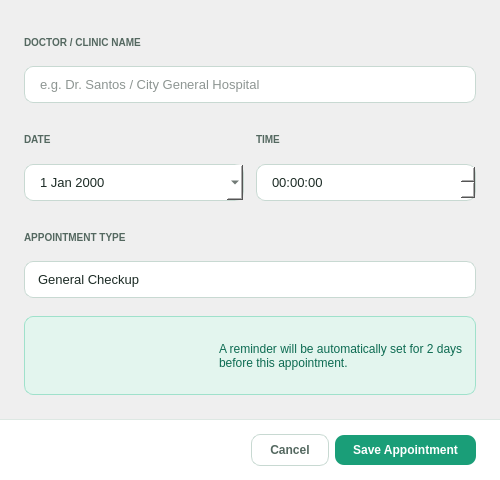
<?xml version='1.0' encoding='utf-8'?>
<ui version="4.0">
 <class>DialogAddAppointment</class>
 <widget class="QDialog" name="DialogAddAppointment">
  <property name="geometry"><rect><x>0</x><y>0</y><width>500</width><height>480</height></rect></property>
  <property name="windowTitle"><string>Add Appointment</string></property>
  <property name="styleSheet">
   <string>
    QDialog { background: #FFFFFF; font-family: "Segoe UI", sans-serif; }
    QLabel { background: transparent; color: #1C2B25; }
    QLineEdit, QComboBox, QTextEdit, QDateEdit, QTimeEdit {
     border: 1px solid #C8D9D2; border-radius: 9px;
     padding: 9px 13px; font-size: 13px; color: #1C2B25; background: #FFFFFF;
    }
    QLineEdit:focus, QDateEdit:focus, QTimeEdit:focus, QTextEdit:focus { border-color: #1A9E78; }
    QComboBox::drop-down { border: none; width: 24px; }
    QFrame#reminderBox { background: #E3F5EE; border: 1px solid #9FE1CB; border-radius: 9px; }
   </string>
  </property>
  <layout class="QVBoxLayout" name="apptDialogLayout">
   <property name="spacing"><number>0</number></property>
   <property name="leftMargin"><number>0</number></property>
   <property name="topMargin"><number>0</number></property>
   <property name="rightMargin"><number>0</number></property>
   <property name="bottomMargin"><number>0</number></property>
   <item>
    <widget class="QScrollArea" name="scrollArea">
     <property name="widgetResizable"><bool>true</bool></property>
     <property name="frameShape"><enum>QFrame::NoFrame</enum></property>
     <widget class="QWidget" name="scrollContent">
      <layout class="QVBoxLayout" name="contentLayout">
       <property name="spacing"><number>18</number></property>
       <property name="leftMargin"><number>24</number></property>
       <property name="topMargin"><number>24</number></property>
       <property name="rightMargin"><number>24</number></property>
       <property name="bottomMargin"><number>24</number></property>
       <item>
        <layout class="QVBoxLayout" name="formGroup1">
         <property name="spacing"><number>6</number></property>
         <item><widget class="QLabel" name="labelDoctor"><property name="text"><string>DOCTOR / CLINIC NAME</string></property><property name="styleSheet"><string>QLabel { font-size: 10px; font-weight: bold; color: #546860; }</string></property></widget></item>
         <item><widget class="QLineEdit" name="inputDoctor"><property name="placeholderText"><string>e.g. Dr. Santos / City General Hospital</string></property></widget></item>
        </layout>
       </item>
       <item>
        <layout class="QHBoxLayout" name="formGroupRow">
         <property name="spacing"><number>12</number></property>
         <item>
          <layout class="QVBoxLayout" name="colDate">
           <property name="spacing"><number>6</number></property>
           <item><widget class="QLabel" name="labelDate"><property name="text"><string>DATE</string></property><property name="styleSheet"><string>QLabel { font-size: 10px; font-weight: bold; color: #546860; }</string></property></widget></item>
           <item><widget class="QDateEdit" name="inputDate"><property name="calendarPopup"><bool>true</bool></property></widget></item>
          </layout>
         </item>
         <item>
          <layout class="QVBoxLayout" name="colTime">
           <property name="spacing"><number>6</number></property>
           <item><widget class="QLabel" name="labelTime"><property name="text"><string>TIME</string></property><property name="styleSheet"><string>QLabel { font-size: 10px; font-weight: bold; color: #546860; }</string></property></widget></item>
           <item><widget class="QTimeEdit" name="inputTime" /></item>
          </layout>
         </item>
        </layout>
       </item>
       <item>
        <layout class="QVBoxLayout" name="formGroupType">
         <property name="spacing"><number>6</number></property>
         <item><widget class="QLabel" name="labelType"><property name="text"><string>APPOINTMENT TYPE</string></property><property name="styleSheet"><string>QLabel { font-size: 10px; font-weight: bold; color: #546860; }</string></property></widget></item>
         <item>
          <widget class="QComboBox" name="inputType">
           <item><property name="text"><string>General Checkup</string></property></item>
           <item><property name="text"><string>Specialist Consultation</string></property></item>
           <item><property name="text"><string>Diagnostic / Lab Test</string></property></item>
           <item><property name="text"><string>Dental</string></property></item>
           <item><property name="text"><string>Follow-up</string></property></item>
          </widget>
         </item>
        </layout>
       </item>
       <item>
        <widget class="QFrame" name="reminderBox">
         <layout class="QHBoxLayout" name="reminderLayout">
          <property name="leftMargin"><number>12</number></property>
          <property name="topMargin"><number>12</number></property>
          <property name="rightMargin"><number>12</number></property>
          <property name="bottomMargin"><number>12</number></property>
          <item><widget class="QLabel" name="remIcon"><property name="pixmap"><pixmap><normaloff>:/assets/ic_bell.svg</normaloff>:/assets/ic_bell.svg</pixmap></property>
     <property name="scaledContents"><bool>true</bool></property><property name="styleSheet"><string>QLabel {
    }</string></property></widget></item>
          <item>
           <widget class="QLabel" name="remText">
            <property name="text"><string>A reminder will be automatically set for 2 days before this appointment.</string></property>
            <property name="wordWrap"><bool>true</bool></property>
            <property name="styleSheet"><string>QLabel { font-size: 12px; color: #0D6B52; }</string></property>
           </widget>
          </item>
         </layout>
        </widget>
       </item>
      </layout>
     </widget>
    </widget>
   </item>
   <item>
    <widget class="QFrame" name="dialogFoot">
     <property name="styleSheet"><string>QFrame { border-top: 1px solid #DDE8E3; }</string></property>
     <layout class="QHBoxLayout" name="footLayout">
      <property name="leftMargin"><number>24</number></property>
      <property name="topMargin"><number>14</number></property>
      <property name="rightMargin"><number>24</number></property>
      <property name="bottomMargin"><number>14</number></property>
      <item><spacer name="spacerFoot"><property name="orientation"><enum>Qt::Horizontal</enum></property><property name="sizeHint" stdset="0"><size><width>40</width><height>20</height></size></property></spacer></item>
      <item><widget class="QPushButton" name="btnCancel"><property name="text"><string>Cancel</string></property><property name="styleSheet"><string>QPushButton { background: transparent; color: #546860; font-size: 12px; font-weight: 600; border: 1px solid #C8D9D2; border-radius: 9px; padding: 8px 18px; }</string></property></widget></item>
      <item><widget class="QPushButton" name="btnSave"><property name="text"><string>Save Appointment</string></property><property name="styleSheet"><string>QPushButton { background: #1A9E78; color: #FFF; font-size: 12px; font-weight: 600; border: none; border-radius: 9px; padding: 8px 18px; }</string></property></widget></item>
     </layout>
    </widget>
   </item>
  </layout>
 </widget>
 <resources />
 <connections />
</ui>
